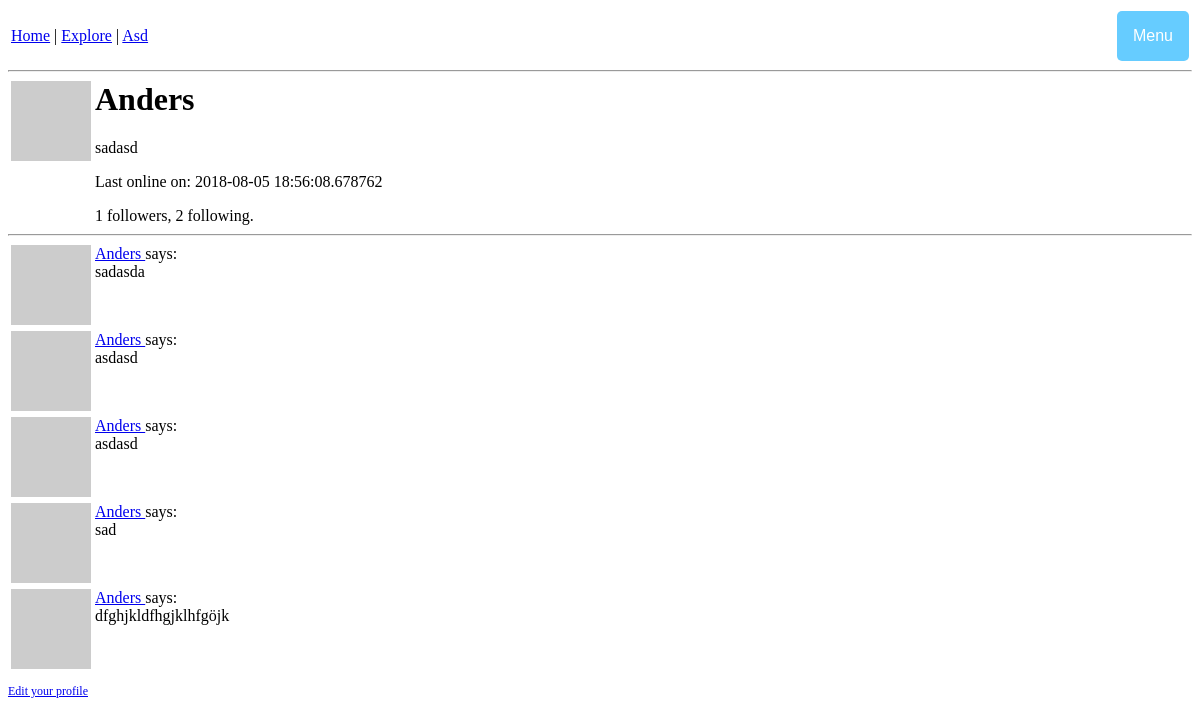
The page /user/Anders (signed in) on the database as committed earlier.
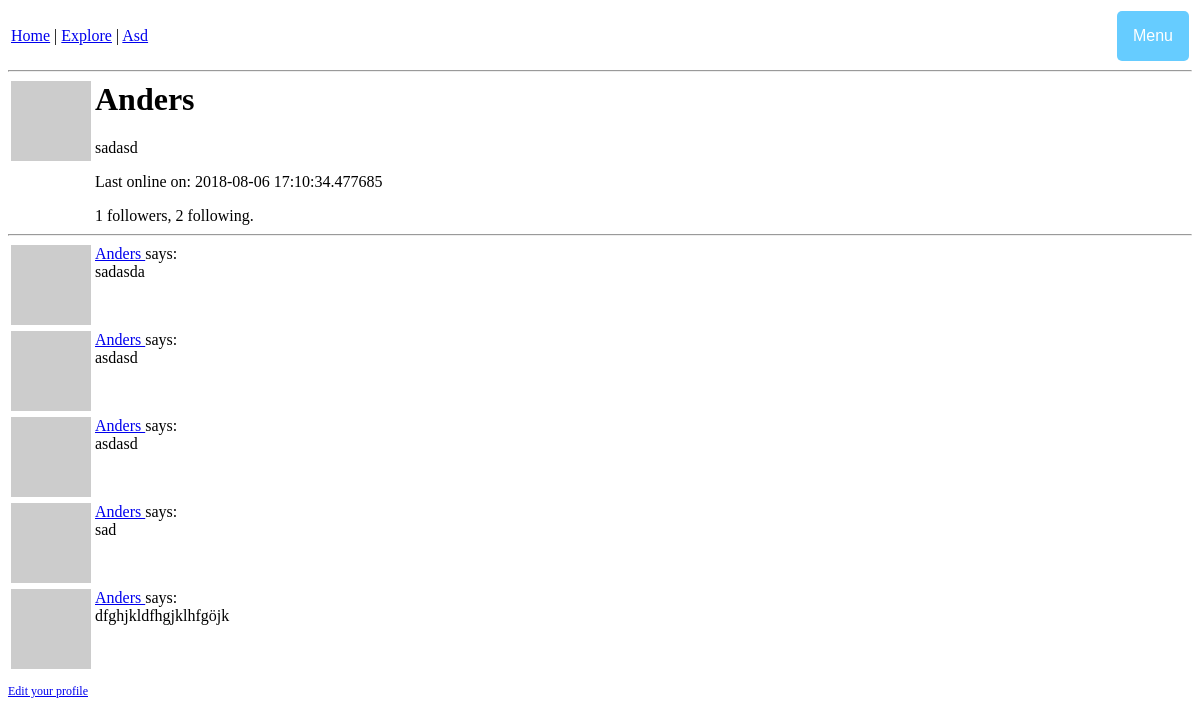
The same page on the database as committed later.
### kurtain/models.py (models this page shows, shortened)
class User(UserMixin, db.Model):
    id = db.Column(db.Integer, primary_key=True)
    username = db.Column(db.String(64), index=True, unique=True)
    email = db.Column(db.String(120), index=True, unique=True)
    password_hash = db.Column(db.String(128))
    posts = db.relationship('Post', backref='author', lazy='dynamic')
    about_me = db.Column(db.String(140))
    last_seen = db.Column(db.DateTime, default=datetime.utcnow)
    followed = db.relationship(
        'User', secondary=followers,
        primaryjoin=(followers.c.follower_id == id),
        secondaryjoin=(followers.c.followed_id == id),
        backref=db.backref('followers', lazy='dynamic'), lazy='dynamic')
    def avatar(self, size):
        digest = md5(self.email.lower().encode('utf-8')).hexdigest()
        return 'https://www.gravatar.com/avatar/{}?d=identicon&s={}'.format(digest, size)

class Post(db.Model):
    id = db.Column(db.Integer, primary_key=True)
    body = db.Column(db.String(140))
    timestamp = db.Column(db.DateTime, index=True, default=datetime.utcnow)
    user_id = db.Column(db.Integer, db.ForeignKey('user.id'))

### kurtain/routes.py (the view)
@kurtain.route('/user/<username>')
@login_required
def user(username):
    user = User.query.filter_by(username=username).first_or_404()
    posts = current_user.posts.all()
    return render_template('user.html', user=user, posts=posts)

### kurtain/models.py (called while the page is built)
@login.user_loader
def load_user(id):
    return User.query.get(int(id))

### kurtain/routes.py (called while the page is built)
@kurtain.before_request
def before_request():
    if current_user.is_authenticated:
        current_user.last_seen = datetime.utcnow()
        db.session.commit()

### kurtain/templates/user.html
{% extends "base.html" %}
{% block content %}
<table>
	<tr valign="top">
		<td><img src="{{ user.avatar(128) }}"></td>
		<td>
			<h1>{{ user.username }}</h1>
			{% if user.about_me %}<p>{{ user.about_me }}</p>{% endif %}
			{% if user.last_seen %}<p>Last online on: {{ user.last_seen }}</p>{% endif %}
			<p>{{ user.followers.count() }} followers, {{ user.followed.count() }} following.</p>
		</td>
	</tr>
</table>
<hr>
{% for post in posts %}
	{% include '_post.html' %}
{% endfor %}
{% if user == current_user %}
	<p><a href="{{ url_for('edit_profile') }}">Edit your profile</a></p>
{% elif not current_user.is_following(user) %}
	<p><a href="{{ url_for('follow', username=user.username) }}">Follow</a></p>
{% else %}
	<p><a href="{{ url_for('unfollow', username=user.username) }}">Unfollow</a></p>
{% endif %}
{% endblock %}

### kurtain/templates/base.html (shortened to what this page needs)
<html>
	<head>
		<link rel="stylesheet" type="text/css" href="{{ url_for('static', filename='css/base.css') }}">
	</head>
	<body>
		<table width="100%" border="0">
		<tr><td class="menu">
			<a href="{{ url_for('index') }}">Home</a> |
			<a href="{{ url_for('explore') }}">Explore</a> |
			<a href="#">Asd</a>
		</td><td width="200px" align="right">
			<div class="dropdown">
				<button class="dropbtn">Menu</button>
		</td></tr>
		</table>
		<hr>
		{% block content %}{% endblock %}
	</body>
</html>

### kurtain/templates/_post.html
<table>
    <tr valign="top">
        <td><img src="{{ post.author.avatar(40) }}"></td>
        <td>
            <a href="{{ url_for('user', username=post.author.username) }}">
                {{ post.author.username }}
            </a>says:<br>{{ post.body }}
        </td>
    </tr>
</table>

### kurtain/static/css/base.css (style rules this page uses)
body { background-color: #FFFFFF; font-family: verdana; font-size: 12px; }
.dropbtn { background-color: #66ccff; color: white; padding: 16px; font-size: 16px; border: none; border-radius: 5px; }
.dropdown { position: relative; display: inline-block; }

Rows that differ between the two databases and show on the page:
changed User "Anders": last_seen "2018-08-05 18:56:08.678762" → "2018-08-06 17:10:34.477685"
